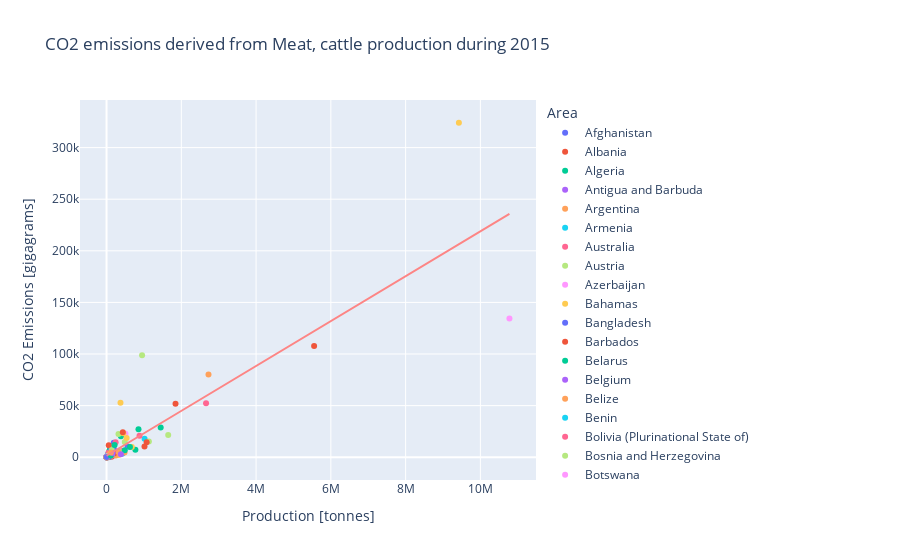

The cell this chart's notebook holds for it:
### Code cell
regplot_emissions(df, 'Meat, cattle', año = 2015)
